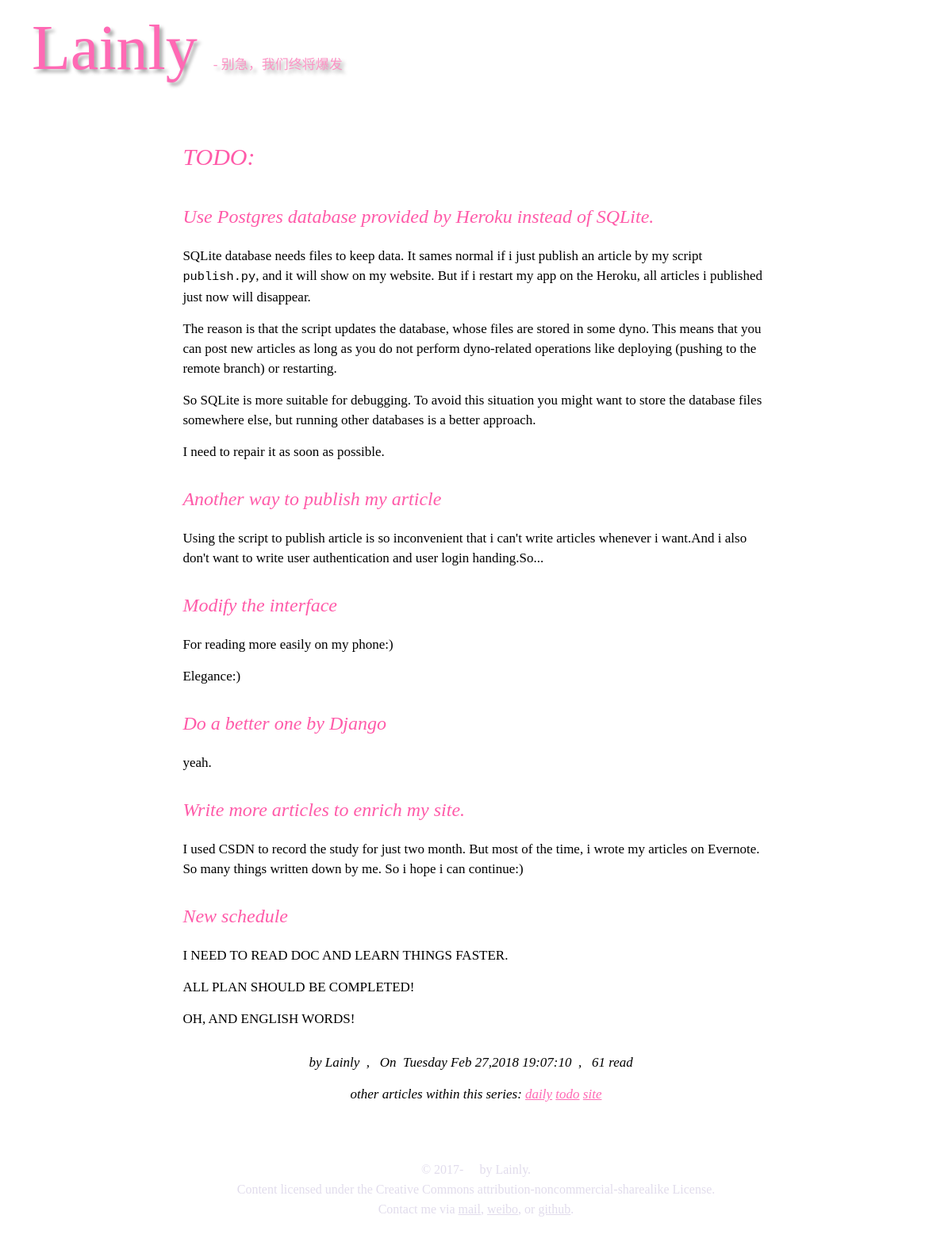
The app's page /article/2 with its own data.
### blo/models.py (models this page shows, shortened)
class Article(db.Model):
    __tablename__ = 'articles'
    id = db.Column(db.Integer, primary_key=True)
    title = db.Column(db.String(100))
    summary = db.Column(db.String(300))
    content = db.Column(db.Text)
    pub_time = db.Column(db.DateTime, default=datetime.now)
    read_times = db.Column(db.Integer, default=1)
    tags = db.relationship('Tag',
                           secondary=articles_tags,
                           backref=db.backref('articles', lazy='dynamic'))
    def save(self):
        db.session.add(self)
        db.session.commit()
        return self
    def add_read(self):
        if self.read_times == None:
            self.read_times = 1
        print(self.read_times)
        self.read_times = self.read_times + 1
        self.save()

class Tag(db.Model):
    __tablename__ = 'tags'
    id = db.Column(db.Integer, primary_key=True)
    name = db.Column(db.String(50), unique=True)

### blo/main/views.py (the view)
@main.route('/article/<id>')
def show_article(id):
  article = Article.query.get(id)
  article.add_read()
  return render_template('page.html',
                         title=article.title,
                         content=article.content,
                         pub_time=article.pub_time,
                         read_times=article.read_times,
                         tags=article.tags)

### blo/__init__.py (called while the page is built)
def create_app():
	app = Flask(__name__)
	app.config.from_object(Config)
	Config.init_app(app)
	db.init_app(app)
	bootstrap.init_app(app)
	print(app)
	from .main import main as main_blueprint
	app.register_blueprint(main_blueprint)
	print(app)
	def format_date(dateobj):
		return dateobj.strftime(
	'%b %d,%Y')
	def format_date_weekday(dateobj):
		return dateobj.strftime(
	'%A %b %d,%Y')
	def format_datetime(dateobj):
		return dateobj.strftime(
	'%A %b %d,%Y %H:%M:%S')
	app.jinja_env.globals['format_date'] = format_date
	app.jinja_env.globals['format_date_weekday'] = format_date_weekday
	app.jinja_env.globals['format_datetime'] = format_datetime
	return app

### blo/templates/page.html (shortened to what this page needs)
{% extends "layout.html" %}
{% block body %}
  {{ content|safe }}
  {% if pub_time %}
    <p class="page-date">by {{ config.AUTHOR }} &nbsp;, &nbsp; On &nbsp;{{ format_datetime(pub_time) }} &nbsp;, &nbsp; {{ read_times }} read &nbsp;&nbsp;
  {% endif %}
  {% if tags %}
    <p class=page-tags>other articles within this series:
    {% for tag in tags %}
      <a href="/tag/{{ tag.id }}">{{ tag.name }}</a>
    {%- endfor %}
  {% endif %}
{% endblock %}

### blo/static/style.css (style rules this page uses)
body { font: 17px/25px 'Merriweather', serif; margin: 0; padding: 0; font-weight: 400; color: black; }
a { color: #FF69B4; }
h1, h2, h3, h4, h5, h6 { font-family: 'Crimson Text', serif; font-weight: 400; color: #FF5BA9; font-style: italic; }
h1 { margin: 15px 0 25px 0; }
h2 { margin: 25px 0 10px 0; }
h1 { font-size: 30px; line-height: 56px; }
h2 { font-size: 24px; line-height: 44px; }
p, div.line-block, ul, ol, pre, table { margin: 15px 0 15px 0; }
p.page-date { text-align: center; font-style: italic; margin-top: 30px; }
p.page-tags { text-align: center; font-style: italic; }
pre, code, tt { font-family: 'Ubuntu Mono', 'Consolas', 'Deja Vu Sans Mono', 'Bitstream Vera Sans Mono', 'Monaco', 'Courier New'; font-size: 0.9em; }

### records on screen
Article: content "TODO: Use Postgres database provided by Heroku instead of SQLite. SQLite database needs files to keep data. It sames normal if i just publish an article by my script publish.py , and it will show on my website. But if i restart my app on the Heroku, all articles i published just now will disappear. The reason is that the script updates the database, whose files are stored in some dyno. This means that you can post new articles as long as you do not perform dyno-related operations like deploying (pushing to the remote branch) or restarting. So SQLite is more suitable for debugging. To avoid this situation you might want to store the database files somewhere else, but running other databases…", pub_time "Tuesday Feb 27,2018 19:07:10"
Tag: name "daily"
Tag: name "todo"
Tag: name "site"

### other values on screen
{{ config.AUTHOR }} "Lainly"
{{ read_times }} "61"
